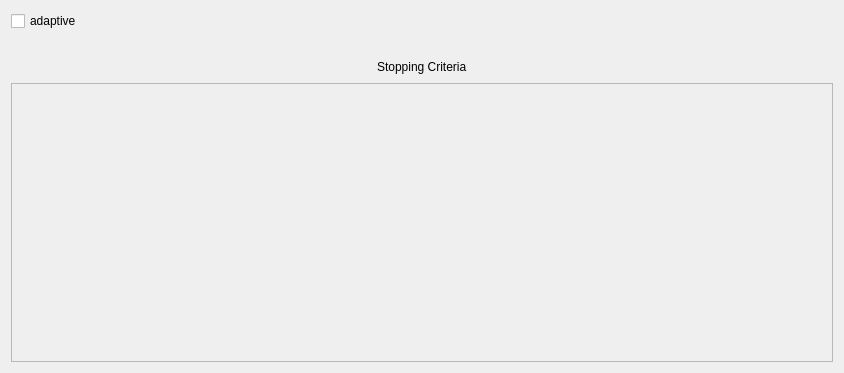
<?xml version="1.0" encoding="UTF-8"?>
<ui version="4.0">
 <class>Form</class>
 <widget class="QWidget" name="Form">
  <property name="geometry">
   <rect>
    <x>0</x>
    <y>0</y>
    <width>844</width>
    <height>373</height>
   </rect>
  </property>
  <property name="windowTitle">
   <string>Form</string>
  </property>
  <layout class="QVBoxLayout" name="verticalLayout">
   <item>
    <layout class="QHBoxLayout" name="horizontalLayout">
     <item>
      <widget class="QCheckBox" name="is_adaptive_checkbox">
       <property name="text">
        <string>adaptive</string>
       </property>
      </widget>
     </item>
     <item>
      <spacer name="horizontalSpacer">
       <property name="orientation">
        <enum>Qt::Horizontal</enum>
       </property>
       <property name="sizeHint" stdset="0">
        <size>
         <width>40</width>
         <height>20</height>
        </size>
       </property>
      </spacer>
     </item>
    </layout>
   </item>
   <item>
    <spacer name="verticalSpacer">
     <property name="orientation">
      <enum>Qt::Vertical</enum>
     </property>
     <property name="sizeType">
      <enum>QSizePolicy::Preferred</enum>
     </property>
     <property name="sizeHint" stdset="0">
      <size>
       <width>20</width>
       <height>20</height>
      </size>
     </property>
    </spacer>
   </item>
   <item>
    <layout class="QHBoxLayout" name="horizontalLayout_2">
     <item>
      <spacer name="horizontalSpacer_2">
       <property name="orientation">
        <enum>Qt::Horizontal</enum>
       </property>
       <property name="sizeHint" stdset="0">
        <size>
         <width>40</width>
         <height>20</height>
        </size>
       </property>
      </spacer>
     </item>
     <item>
      <widget class="QLabel" name="label">
       <property name="text">
        <string>Stopping Criteria</string>
       </property>
      </widget>
     </item>
     <item>
      <spacer name="horizontalSpacer_3">
       <property name="orientation">
        <enum>Qt::Horizontal</enum>
       </property>
       <property name="sizeHint" stdset="0">
        <size>
         <width>40</width>
         <height>20</height>
        </size>
       </property>
      </spacer>
     </item>
    </layout>
   </item>
   <item>
    <widget class="QScrollArea" name="stopping_criteria_scroll_area">
     <property name="widgetResizable">
      <bool>true</bool>
     </property>
     <widget class="QWidget" name="scrollAreaWidgetContents">
      <property name="geometry">
       <rect>
        <x>0</x>
        <y>0</y>
        <width>824</width>
        <height>270</height>
       </rect>
      </property>
     </widget>
    </widget>
   </item>
  </layout>
 </widget>
 <resources/>
 <connections/>
</ui>
